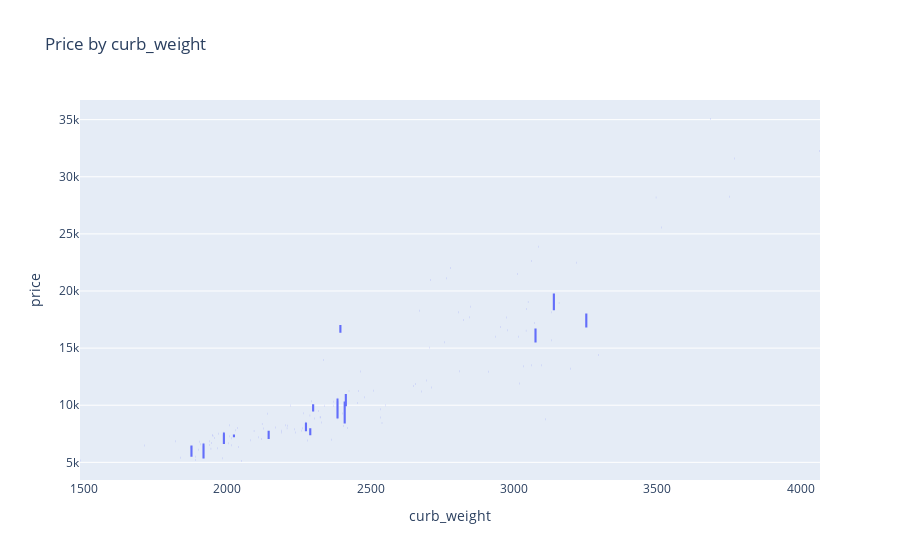
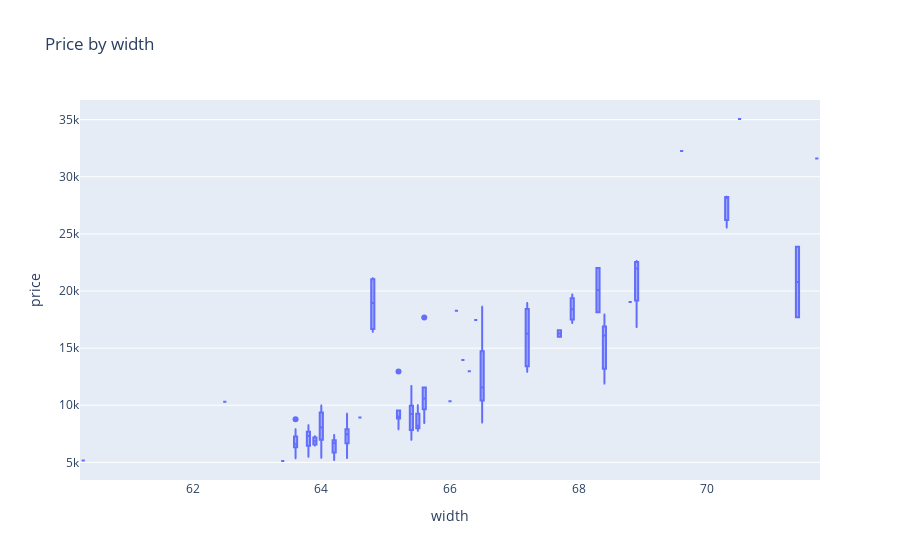
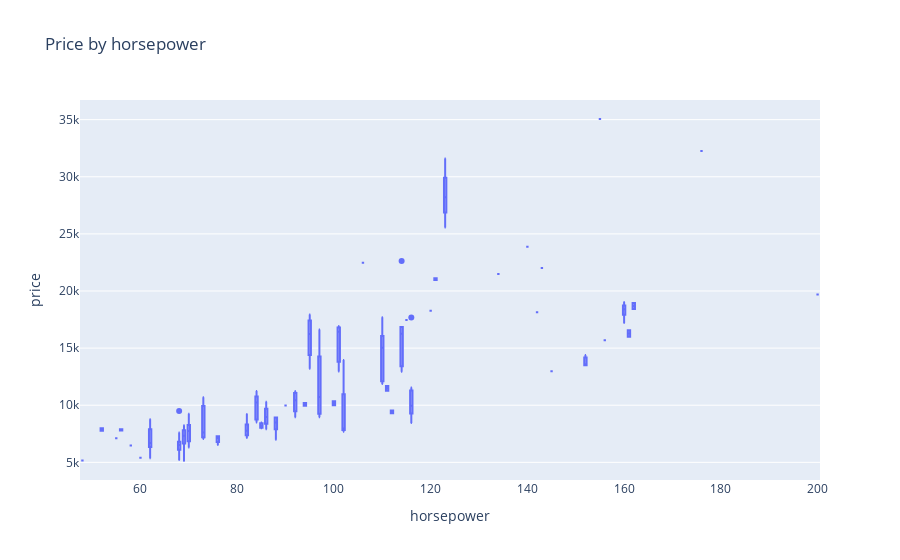

The code cell stored with these charts, in order, in its notebook:
### Code cell
# Plot prices by make

fig = px.box(dataWN, x='curb_weight', y='price', title='Price by curb_weight')
fig.show()
fig = px.box(dataWN, x='width', y='price', title='Price by width')
fig.show()
fig = px.box(dataWN, x='horsepower', y='price', title='Price by horsepower')
fig.show()

### Figure 1 — Plotly figure (JSON) as saved in the notebook; plotly's stock layout.template omitted (floating-point values rounded to 4 significant figures; data arrays with more than 128 entries replaced by an {"elided": "..."} marker saying what was removed)
{"data": [{"alignmentgroup": "True", "hovertemplate": "curb_weight=%{x}<br>price=%{y}<extra></extra>", "legendgroup": "", "marker": {"color": "#636efa"}, "name": "", "notched": false, "offsetgroup": "", "orientation": "v", "showlegend": false, "type": "box", "x": {"elided": "159 int values"}, "x0": " ", "xaxis": "x", "y": {"elided": "159 float values"}, "y0": " ", "yaxis": "y"}], "layout": {"boxmode": "group", "legend": {"tracegroupgap": 0}, "title": {"text": "Price by curb_weight"}, "xaxis": {"anchor": "y", "domain": [0, 1], "title": {"text": "curb_weight"}}, "yaxis": {"anchor": "x", "domain": [0, 1], "title": {"text": "price"}}}}

### Figure 2 — Plotly figure (JSON) as saved in the notebook; plotly's stock layout.template omitted (floating-point values rounded to 4 significant figures; data arrays with more than 128 entries replaced by an {"elided": "..."} marker saying what was removed)
{"data": [{"alignmentgroup": "True", "hovertemplate": "width=%{x}<br>price=%{y}<extra></extra>", "legendgroup": "", "marker": {"color": "#636efa"}, "name": "", "notched": false, "offsetgroup": "", "orientation": "v", "showlegend": false, "type": "box", "x": {"elided": "159 float values"}, "x0": " ", "xaxis": "x", "y": {"elided": "159 float values"}, "y0": " ", "yaxis": "y"}], "layout": {"boxmode": "group", "legend": {"tracegroupgap": 0}, "title": {"text": "Price by width"}, "xaxis": {"anchor": "y", "domain": [0, 1], "title": {"text": "width"}}, "yaxis": {"anchor": "x", "domain": [0, 1], "title": {"text": "price"}}}}

### Figure 3 — Plotly figure (JSON) as saved in the notebook; plotly's stock layout.template omitted (floating-point values rounded to 4 significant figures; data arrays with more than 128 entries replaced by an {"elided": "..."} marker saying what was removed)
{"data": [{"alignmentgroup": "True", "hovertemplate": "horsepower=%{x}<br>price=%{y}<extra></extra>", "legendgroup": "", "marker": {"color": "#636efa"}, "name": "", "notched": false, "offsetgroup": "", "orientation": "v", "showlegend": false, "type": "box", "x": {"elided": "159 float values"}, "x0": " ", "xaxis": "x", "y": {"elided": "159 float values"}, "y0": " ", "yaxis": "y"}], "layout": {"boxmode": "group", "legend": {"tracegroupgap": 0}, "title": {"text": "Price by horsepower"}, "xaxis": {"anchor": "y", "domain": [0, 1], "title": {"text": "horsepower"}}, "yaxis": {"anchor": "x", "domain": [0, 1], "title": {"text": "price"}}}}
